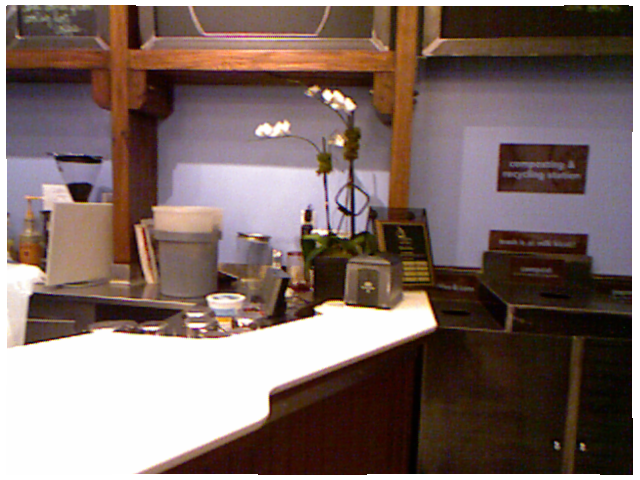
//> input picture data/1.png, 640 x 480 px
$ ./main   (built with g++ and OpenCV 4, older OpenCV classes emulated)
//> lines starting //> are read from the running program, lines starting //| are printed output that depends on the picture
/*
 * 不懂: 总误差函数计算时, 一个误差项怎么影响另一个误差项?????
 * 怎么建立约束????? 怎么把噪声加入?????
 * Bundle Adjustment
 * 读取两张图像 -> 特征匹配 -> 建图 -> 使用g2o工具minimum error -> 计算X(特征点物理坐标),R,T(相机姿态)
 * 典型的BA问题
 */
#include <iostream>

#include <opencv2/core.hpp>
#include <opencv2/highgui/highgui.hpp>
#include <opencv2/features2d/features2d.hpp>
#include <boost/concept_check.hpp>

#include <g2o/core/sparse_optimizer.h>
#include <g2o/core/block_solver.h>
#include <g2o/core/robust_kernel.h>
#include <g2o/core/robust_kernel_impl.h>
#include <g2o/core/optimization_algorithm_levenberg.h>
#include <g2o/solvers/cholmod/linear_solver_cholmod.h>
#include <g2o/types/slam3d/se3quat.h>
#include <g2o/types/sba/types_six_dof_expmap.h>

using namespace std;
using namespace cv;

/* camera parameter */
double cx = 325.5;
double cy = 253.5;
double fx = 518.0;
double fy = 519.0;

/* 寻找两个图像的matching points
 * input: two images
 * output: matching (u,v) points
 */
int findCorrespondingPoints( const Mat &img1, const Mat &img2, vector<Point2f> &points1, vector<Point2f> &points2)
{
        ORB orb;
        vector<KeyPoint> kp1, kp2;
        Mat desp1, desp2;
        orb(img1, Mat(), kp1, desp1); // 提取符合orb性质的点
        orb(img2, Mat(), kp2, desp2);
        imshow("1", img1);
        imshow("2", img2);
        waitKey(0);
        cout << "Find " << kp1.size() << " " << kp2.size() << endl;

        Ptr<DescriptorMatcher> matcher = DescriptorMatcher::create( "BruteForce-Hamming" ); // Matching的计算方式
        double knn_match_ratio = 0.8; // threshold
        vector< vector<DMatch> > matches_knn; // 存储Match的结果
        matcher->knnMatch( desp1, desp2, matches_knn, 2); // 匹配
        vector<DMatch> matches; // 存储符合要求的Match的结果
        for ( size_t i=0; i<matches_knn.size(); i++)
        {
                if (matches_knn[i][0].distance < knn_match_ratio * matches_knn[i][1].distance)
                    matches.push_back(matches_knn[i][0]);
        }

        if ( matches.size() <= 20)
            return false;

        for ( auto m:matches )
        {
                points1.push_back( kp1[m.queryIdx].pt );
                points2.push_back( kp2[m.trainIdx].pt );
        }
        return true;
}


int main( int argc, char **argv)
{
        /* 读取图像 */
        Mat image1 = imread("/home/chiao/documents/bundleAdjustment/data/1.png");
//> image1 is the input picture: 480 rows x 640 cols, CV_8UC3; mean B, G, R 103.3, 108, 126.7
        Mat image2 = imread("/home/chiao/documents/bundleAdjustment/data/2.png");
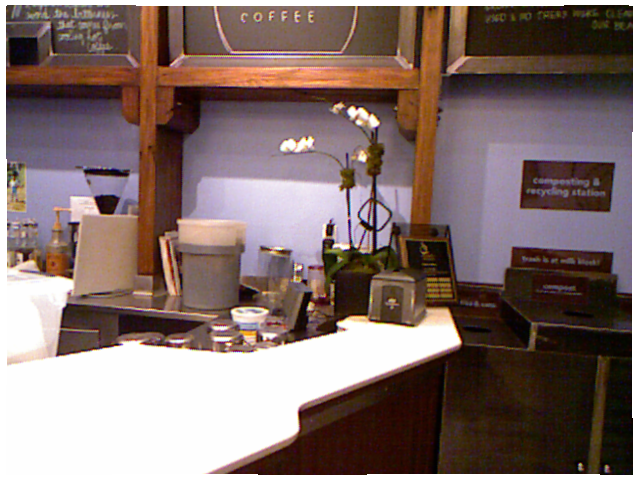
//> input picture data/2.png, 640 x 480 px
//> image2 is the input picture: 480 rows x 640 cols, CV_8UC3; mean B, G, R 109.5, 113.1, 132.2

        /* 特征匹配 */
        vector<Point2f> pts1, pts2;
        if ( findCorrespondingPoints( image1, image2, pts1, pts2) == false)
        {
                cout << "Not enough matching points !!!" << endl;
                return 0;
        }
//> in findCorrespondingPoints, `orb(img1, Mat(), kp1, desp1);`:
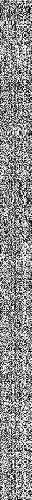
//> desp1: 500 rows x 32 cols, CV_8UC1; min 0, max 255, mean 140.3
//> in findCorrespondingPoints, `orb(img1, Mat(), kp1, desp1);`: kp1 = 500 keypoints; strongest (x, y, size): (316, 308, 37.2), (312, 312, 44.6), (430, 322, 92.6), (315, 308, 44.6)
//> in findCorrespondingPoints, `orb(img2, Mat(), kp2, desp2);`:
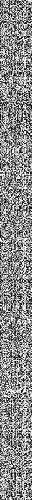
//> desp2: 500 rows x 32 cols, CV_8UC1; min 0, max 255, mean 138.6
//> in findCorrespondingPoints, `orb(img2, Mat(), kp2, desp2);`: kp2 = 500 keypoints; strongest (x, y, size): (455, 340, 111.1), (454, 340, 92.6), (337, 323, 37.2), (348, 246, 31)
//| Find 500 500
//> in findCorrespondingPoints, `matcher->knnMatch( desp1, desp2, matches_knn, 2);`: matches_knn = 500 matches
//> after the loop in findCorrespondingPoints, `for ( size_t i=0; i<matches_knn.size(); i++)`: matches = 336 matches
//> after the loop in findCorrespondingPoints, `for ( auto m:matches )`: points1 = 336 Points (x, y), first 12: [341, 299], [286, 294], [153, 208], [75, 201], [338, 208], [349, 209], [332, 105], [329, 233], [308, 210], [356, 212], [349, 217], [306, 220]; points2 = 336 Points (x, y), first 12: [365, 314], [308, 308], [178, 221], [102, 213], [361, 223], [371, 224], [357, 122], [351, 248], [330, 222], [378, 227], [371, 231], [327, 234]
//> pts1 has the same summary as points1 in findCorrespondingPoints; pts2 has the same summary as points2 in findCorrespondingPoints
        cout << "Find " << pts1.size() << " matching points !!!" << endl;
//| Find 336 matching points !!!

        /* 使用g2o的部分
          * 构造求解器 -> 设置L-M下降算法 -> 构建两帧图像的节点 -> 使用相机参数 -> 构建边 ->
          * 优化 -> 输出变换矩阵与特征点位置 -> 输出inlier
          */
//> (the run ends here: the program needs code that is not available in this run, at `g2o::SparseOptimizer optimizer;`)
